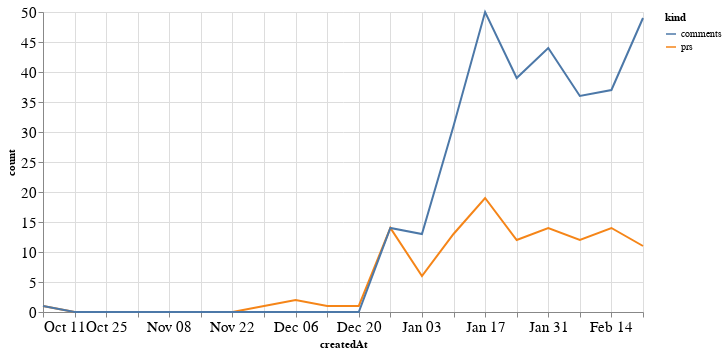

The notebook cell this image was saved under:
### Code cell
alt.Chart(total_time, width=600).mark_line().encode(
    x='createdAt',
    y='count',
    color='kind'
)

### Figure 1 — Vega-Lite specification as saved in the notebook (floating-point values rounded to 4 significant figures)
{"config": {"axisLeft": {"labelFontSize": 15}, "axisBottom": {"labelFontSize": 15}}, "data": {"name": "data-5146f8c7188147e53763f5c8b2c7044f"}, "mark": "line", "encoding": {"color": {"type": "nominal", "field": "kind"}, "x": {"type": "temporal", "field": "createdAt"}, "y": {"type": "quantitative", "field": "count"}}, "width": 600, "$schema": "https://vega.github.io/schema/vega-lite/v4.8.1.json", "datasets": {"data-5146f8c7188147e53763f5c8b2c7044f": [{"createdAt": "2020-10-11T00:00:00", "kind": "prs", "count": 1}, {"createdAt": "2020-10-18T00:00:00", "kind": "prs", "count": 0}, {"createdAt": "2020-10-25T00:00:00", "kind": "prs", "count": 0}, {"createdAt": "2020-11-01T00:00:00", "kind": "prs", "count": 0}, {"createdAt": "2020-11-08T00:00:00", "kind": "prs", "count": 0}, {"createdAt": "2020-11-15T00:00:00", "kind": "prs", "count": 0}, {"createdAt": "2020-11-22T00:00:00", "kind": "prs", "count": 0}, {"createdAt": "2020-11-29T00:00:00", "kind": "prs", "count": 1}, {"createdAt": "2020-12-06T00:00:00", "kind": "prs", "count": 2}, {"createdAt": "2020-12-13T00:00:00", "kind": "prs", "count": 1}, {"createdAt": "2020-12-20T00:00:00", "kind": "prs", "count": 1}, {"createdAt": "2020-12-27T00:00:00", "kind": "prs", "count": 14}, {"createdAt": "2021-01-03T00:00:00", "kind": "prs", "count": 6}, {"createdAt": "2021-01-10T00:00:00", "kind": "prs", "count": 13}, {"createdAt": "2021-01-17T00:00:00", "kind": "prs", "count": 19}, {"createdAt": "2021-01-24T00:00:00", "kind": "prs", "count": 12}, {"createdAt": "2021-01-31T00:00:00", "kind": "prs", "count": 14}, {"createdAt": "2021-02-07T00:00:00", "kind": "prs", "count": 12}, {"createdAt": "2021-02-14T00:00:00", "kind": "prs", "count": 14}, {"createdAt": "2021-02-21T00:00:00", "kind": "prs", "count": 11}, {"createdAt": "2020-10-11T00:00:00", "kind": "comments", "count": 1}, {"createdAt": "2020-10-18T00:00:00", "kind": "comments", "count": 0}, {"createdAt": "2020-10-25T00:00:00", "kind": "comments", "count": 0}, {"createdAt": "2020-11-01T00:00:00", "kind": "comments", "count": 0}, {"createdAt": "2020-11-08T00:00:00", "kind": "comments", "count": 0}, {"createdAt": "2020-11-15T00:00:00", "kind": "comments", "count": 0}, {"createdAt": "2020-11-22T00:00:00", "kind": "comments", "count": 0}, {"createdAt": "2020-11-29T00:00:00", "kind": "comments", "count": 0}, {"createdAt": "2020-12-06T00:00:00", "kind": "comments", "count": 0}, {"createdAt": "2020-12-13T00:00:00", "kind": "comments", "count": 0}, {"createdAt": "2020-12-20T00:00:00", "kind": "comments", "count": 0}, {"createdAt": "2020-12-27T00:00:00", "kind": "comments", "count": 14}, {"createdAt": "2021-01-03T00:00:00", "kind": "comments", "count": 13}, {"createdAt": "2021-01-10T00:00:00", "kind": "comments", "count": 31}, {"createdAt": "2021-01-17T00:00:00", "kind": "comments", "count": 50}, {"createdAt": "2021-01-24T00:00:00", "kind": "comments", "count": 39}, {"createdAt": "2021-01-31T00:00:00", "kind": "comments", "count": 44}, {"createdAt": "2021-02-07T00:00:00", "kind": "comments", "count": 36}, {"createdAt": "2021-02-14T00:00:00", "kind": "comments", "count": 37}, {"createdAt": "2021-02-21T00:00:00", "kind": "comments", "count": 49}]}}
